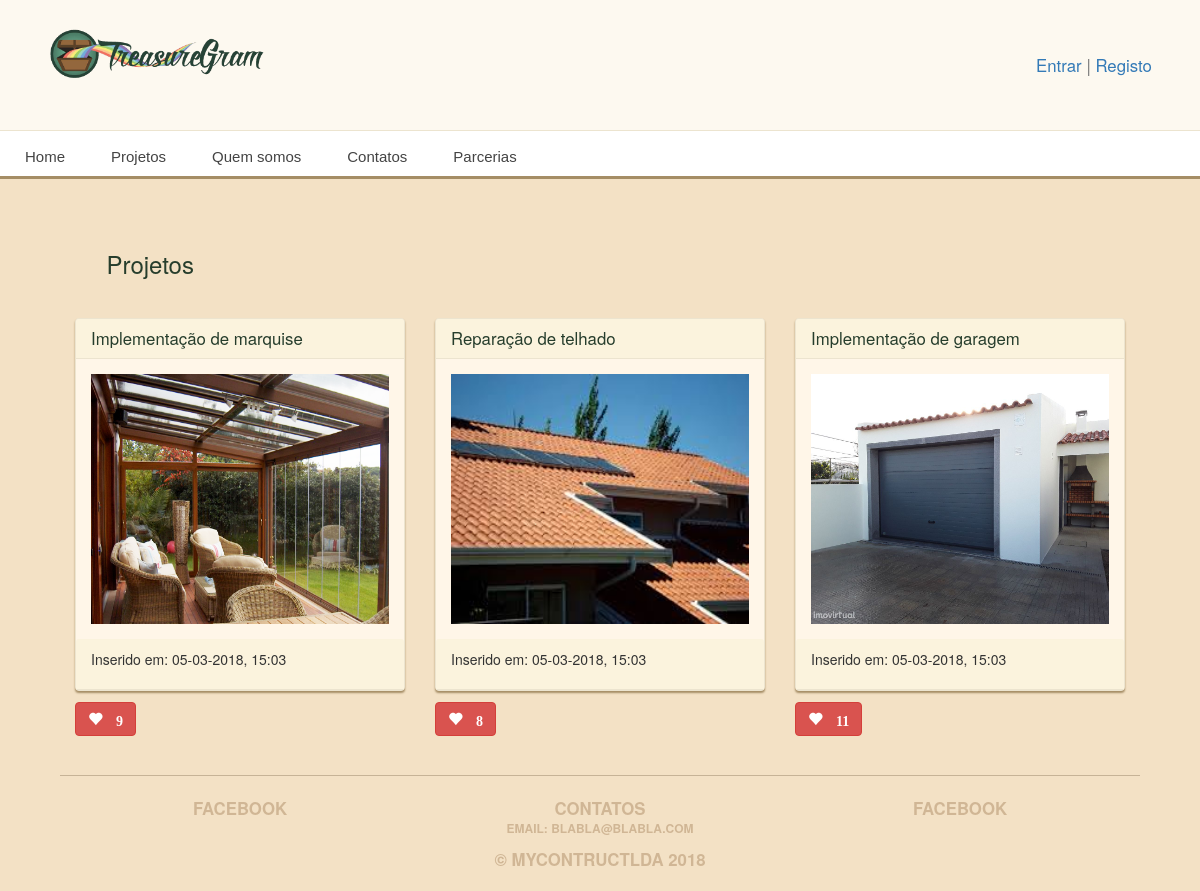
The app's page /estilos/classico/ with its own data.
### main_app/models.py (models this page shows, shortened)
class Projetos(models.Model):
    data_registo = models.CharField(max_length=100)
    distrito = models.CharField(max_length=100)
    titulo = models.CharField(max_length=100)
    descricao = models.CharField(max_length=250)
    divisao = models.ForeignKey('Divisao', on_delete=models.CASCADE)
    estilo = models.ForeignKey('Estilo', on_delete=models.CASCADE)
    imagem = models.ImageField(upload_to='treasure_images', default='media/default.png')
    likes = models.IntegerField(default=0)
    slug = models.SlugField(max_length=100, blank=True)
    categoria = models.ForeignKey('Categoria', on_delete=models.CASCADE)
    created_at = models.DateTimeField(auto_now_add=True)
    area = models.DecimalField(max_digits=10, decimal_places=2)
    tags = models.CharField(max_length=250)

### main_app/views.py (the view)
# urls.py: url(r'^estilos/(?P<slug>[-\w]+)/$', views.estilos_view, name = 'projetos_estilo'),
def estilos_view(request,slug):
    estilo_proj = Estilo.objects.get(slug=slug)
    projeto = Projetos.objects.filter(estilo = estilo_proj)
    return render(request, 'projetos_estilo.html', {'projetos': projeto})

### main_app/templates/projetos_estilo.html
{% extends 'base.html' %}
{% load staticfiles %}
{% block content %}
<div class="row" style="margin:3%">
    <h3>Projetos</h3>
</div>
<div class="row">
    {% for projeto in projetos|dictsort:'data_registo' %}
    <div class="col-md-4">
        <a href="{% url 'detail' projeto.slug %}">
            <div class="treasure panel panel-default">
                <div class="panel-heading">
                    <h2 class="panel-title">{{ projeto.titulo }}</h2>
                </div>
                <div class="panel-body">
                    <div class="treasure-photo">
                        <img src="{{ projeto.imagem.url }}" alt="" height="250px" />
                    </div>
                </div>
                <div class="panel-heading">
                    <p>Inserido em: {{ projeto.created_at|date:'d-m-Y, H:m' }}</p>
                </div>
            </div>
        </a>
            <button id="likes" data-id="{{projeto.id}}" class="btn btn-mini btn-danger glyphicon glyphicon-heart" type="button">
                  {% if projeto.likes > 0 %} {{ projeto.likes }} {% endif %}
            </button>
    </div>
    {% endfor %}
</div>
{% endblock %}

### main_app/static/style.css (style rules this page uses)
body { background: #f3e1c5; color: #263d2c; }
.panel { background: #fff6e8; border-color: #ece4cf; box-shadow: 0 2px 2px #a58d65; }
.panel-default .panel-heading { background: #fbf3dd; border-color: #ece4cf; }
.panel-body { position: relative; }
.panel-title { font-size: 1.2em; color: #263d2c; }
.treasure { margin-bottom: 20px; }
.treasure:last-child { margin-bottom: 0; }
.treasure-photo { background: #fdf2e1; margin-right: 5%; position: static; text-align: center; width: 100%; }
.treasure-photo img { width: 100%; max-height: 100%; }
.btn { margin-top: 10px; font-weight: bold; font-size: 14px; }

### records on screen
Projetos: titulo "Implementação de marquise", imagem (picture), created_at "05-03-2018, 15:03", likes "9"
Projetos: titulo "Reparação de telhado", imagem (picture), created_at "05-03-2018, 15:03", likes "8"
Projetos: titulo "Implementação de garagem", imagem (picture), created_at "05-03-2018, 15:03", likes "11"
